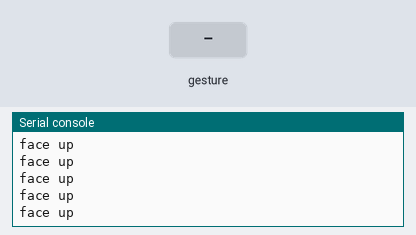
A program run on a simulated BBC micro:bit running MicroPython. Parts: the last lines printed to the serial console. The test bench sets the inputs (shaded band). A tilt is held for 1.5 s and a shake lasts 1 s, then the board lies face up again.

Above: at 1.2 s.
1.3 s: gesture 'shake'
At 1.51 s:
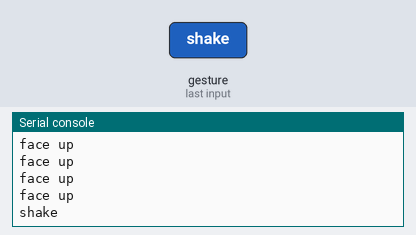
3.0 s: gesture 'up'
At 3.11 s:
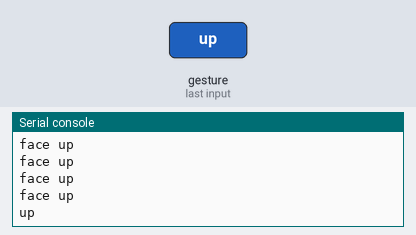
4.6 s: gesture 'down'
At 4.62 s:
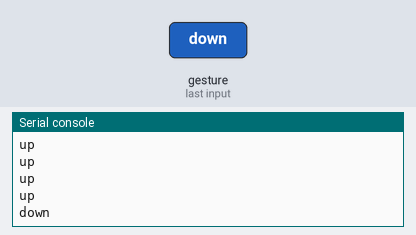
6.1 s: gesture 'left'
At 6.22 s:
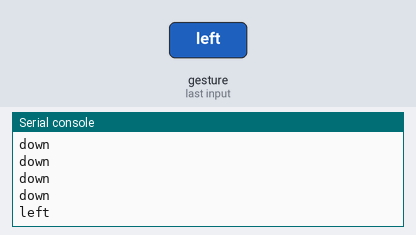
7.7 s: gesture 'right'
At 7.73 s:
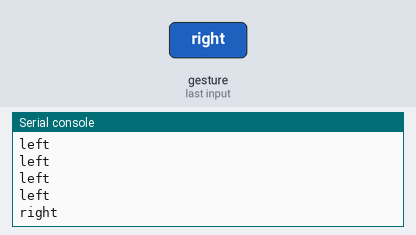
9.2 s: gesture 'face down'
At 9.33 s:
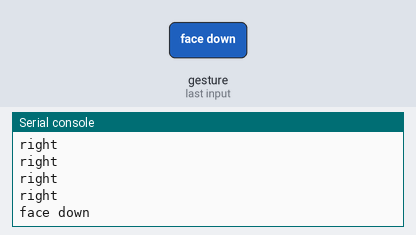

Measured:
- after the input at 1.3 s, the serial console: prints a new line after 0.20 s (image 1)
- after the input at 3.0 s, the serial console: prints a new line after 0.11 s (image 2)
- after the input at 4.6 s, the serial console: prints a new line at once (image 3)
- after the input at 6.1 s, the serial console: prints a new line after 0.12 s (image 4)
- after the input at 7.7 s, the serial console: prints a new line at once (image 5)
- after the input at 9.2 s, the serial console: prints a new line after 0.13 s (image 6)

The program:

uP_-_16.90_-_accelerometer_gestures.py
```python
'''
 16.90 - Micro:bit integrated accelerometer and gestures

 This script demonstrates how to use the Micro:bit on-board accelerometer.

 The script reads the accelerometer every 0.a seconds and prints out the
 recognised gesture.


 Components
 ----------
  - Micro:bit

 Documentation:
 * Gestures: https://microbit-micropython.readthedocs.io/en/v1.0.1/tutorials/gestures.html


 Course:
 MicroPython with the ESP32
 https://techexplorations.com

'''

import utime
from microbit import *

while True:
    print(accelerometer.current_gesture())
    utime.sleep(0.1)
```
